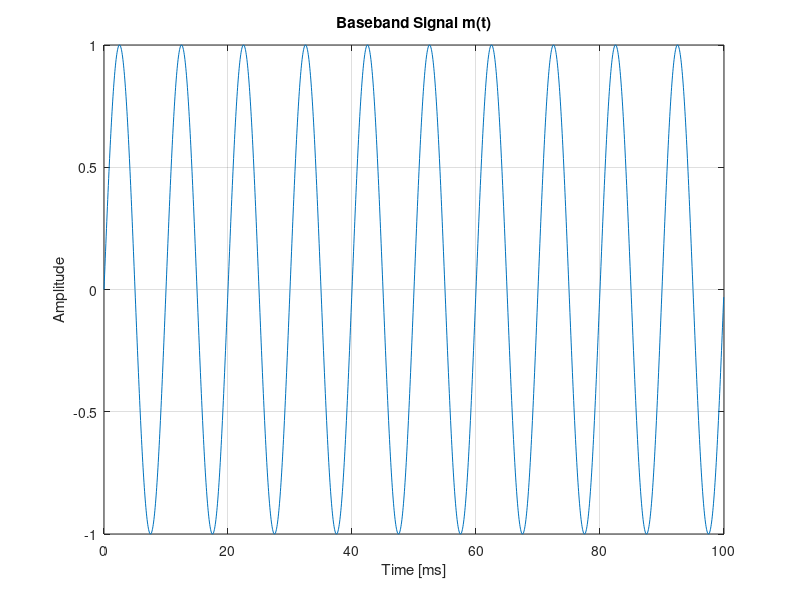
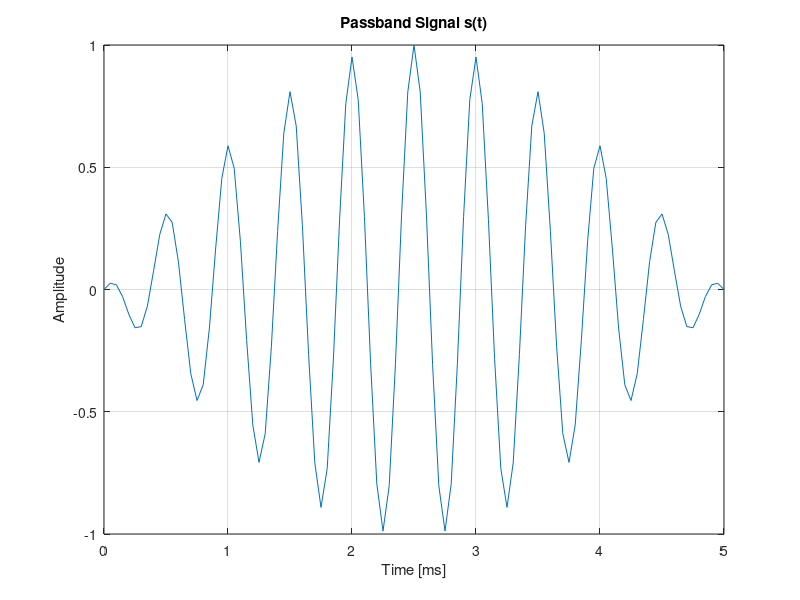
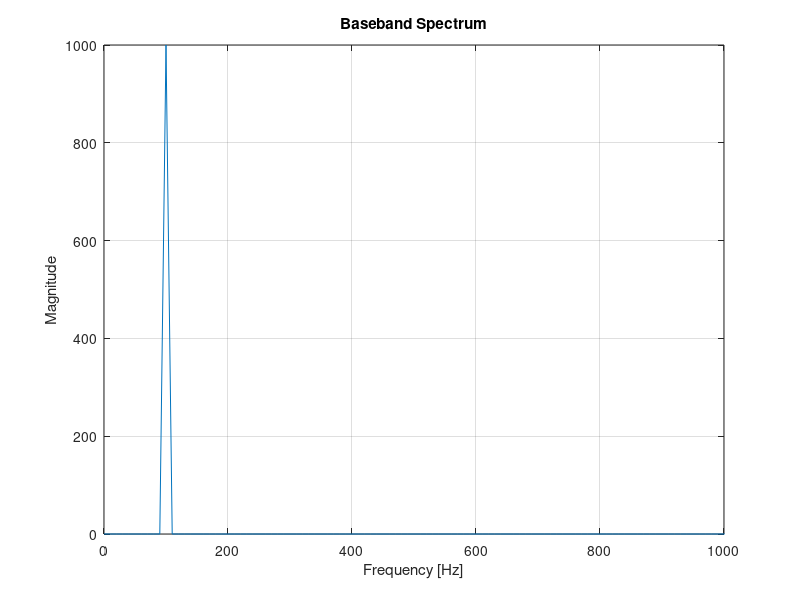
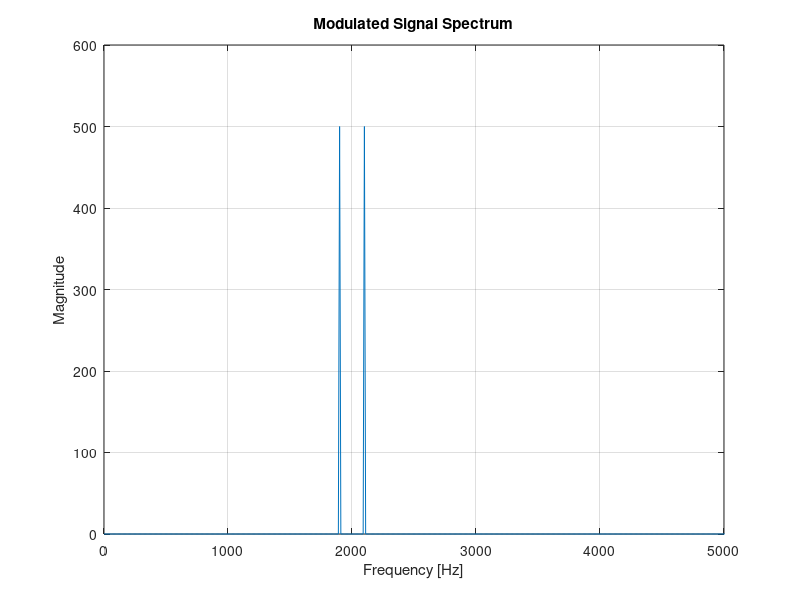

The MATLAB script that drew these images, in order:
% A3: Basic modulation by multiplication

% Student: Rupashri Das

clear; close all; clc;

%% Time vector
Fs = 20000;
T  = 0.1;
t  = 0:1/Fs:T-1/Fs;

%% Baseband and carrier
fm = 100;       % message frequency
fc = 2000;      % carrier frequency

m = sin(2*pi*fm*t);     % baseband signal
c = cos(2*pi*fc*t);     % carrier signal

%% Modulated signal
s = m .* c;

%% Plot baseband time domain
figure;
plot(t*1000,m);
grid on;

xlabel('Time [ms]');
ylabel('Amplitude');

title('Baseband Signal m(t)');

exportgraphics(gcf,'A3_baseband_time.png','Resolution',200);

%% Plot passband time domain
index = (t <= 0.005);

figure;
plot(t(index)*1000,s(index));
grid on;

xlabel('Time [ms]');
ylabel('Amplitude');

title('Passband Signal s(t)');

exportgraphics(gcf,'A3_passband_time.png','Resolution',200);

%% FFT baseband
N = length(m);
M = fft(m);

f = (0:N-1)*(Fs/N);
halfN = floor(N/2);

f_half = f(1:halfN);
mag_m = abs(M(1:halfN));

figure;
plot(f_half,mag_m);
grid on;

xlabel('Frequency [Hz]');
ylabel('Magnitude');

title('Baseband Spectrum');

xlim([0 1000]);

exportgraphics(gcf,'A3_baseband_spectrum.png','Resolution',200);

%% FFT modulated signal
S = fft(s);
mag_s = abs(S(1:halfN));

figure;
plot(f_half,mag_s);
grid on;

xlabel('Frequency [Hz]');
ylabel('Magnitude');

title('Modulated Signal Spectrum');

xlim([0 5000]);

exportgraphics(gcf,'A3_passband_spectrum.png','Resolution',200);
